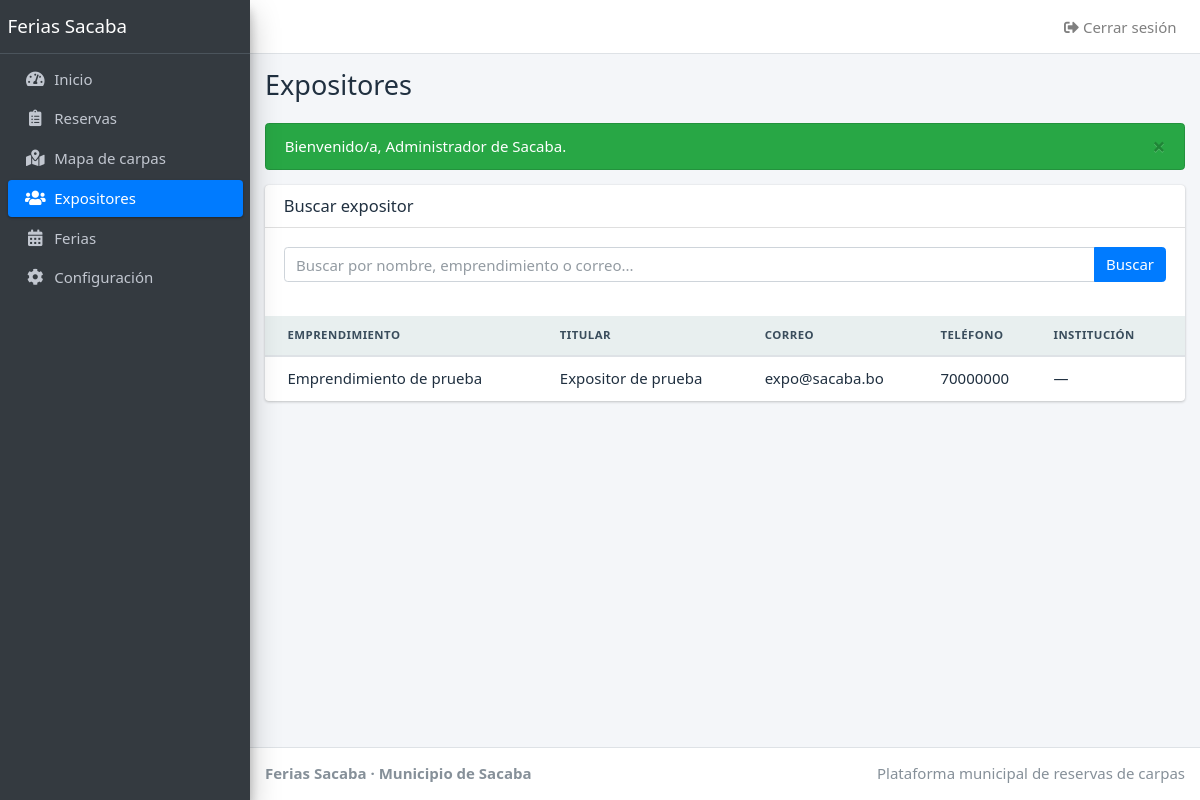
The page /index.php?ruta=admin/expositores (signed in) on the database its author committed.
### tables this page shows
CREATE TABLE expositores (
    id              INT AUTO_INCREMENT PRIMARY KEY,
    usuario_id      INT NOT NULL UNIQUE,
    institucion_id  INT NULL,
    emprendimiento  VARCHAR(120) NOT NULL,
    telefono        VARCHAR(15) NOT NULL,
    CONSTRAINT fk_expositores_usuario
        FOREIGN KEY (usuario_id) REFERENCES usuarios(id),
    CONSTRAINT fk_expositores_institucion
        FOREIGN KEY (institucion_id) REFERENCES instituciones(id)
);

CREATE TABLE usuarios (
    id            INT AUTO_INCREMENT PRIMARY KEY,
    nombre        VARCHAR(100) NOT NULL,
    email         VARCHAR(150) NOT NULL UNIQUE,
    password_hash VARCHAR(255) NOT NULL,
    rol           ENUM('administrador','usuario') NOT NULL DEFAULT 'usuario',
    activo        TINYINT(1) NOT NULL DEFAULT 1
);

### app/core/helpers.php (called while the page is built, shortened)
<?php
function e(mixed $valor): string
{
    return htmlspecialchars((string) ($valor ?? ''), ENT_QUOTES, 'UTF-8');
}
function url(string $ruta, array $parametros = []): string
{
    return 'index.php?' . http_build_query(['ruta' => $ruta] + $parametros);
}
function vista(string $nombre, array $datos = []): void
{
    extract($datos, EXTR_SKIP);
    require dirname(__DIR__) . '/views/' . $nombre . '.php';
}
function pedir_get(string $nombre): string
{
    $valor = $_GET[$nombre] ?? '';
    return is_string($valor) ? trim($valor) : '';
}

### app/controllers/PanelController.php (called while the page is built, shortened)
<?php
final class PanelController
{
    public function expositores(): void
    {
        $q = pedir_get('q');
        $expositores = (new Expositor())->listar();
        vista('admin/expositores', ['expositores' => $expositores, 'q' => $q]);
    }
}

### app/core/bootstrap.php (called while the page is built, shortened)
<?php
spl_autoload_register(static function (string $clase): void {
    $carpetas = ['/app/core/', '/app/controllers/', '/app/models/', '/app/services/', '/config/'];
    foreach ($carpetas as $carpeta) {
        $archivo = RAIZ_PROYECTO . $carpeta . $clase . '.php';
        if (is_file($archivo)) {
            return;
        }
    }
});
require_once __DIR__ . '/helpers.php';

### config/Database.php (called while the page is built, shortened)
<?php
final class Database
{
    private static ?PDO $conexion = null;
    public static function conectar(): PDO
    {
        if (self::$conexion === null) {
            $c = require __DIR__ . '/config.php';
            $dsn = sprintf(
                'mysql:host=%s;port=%s;dbname=%s;charset=utf8mb4',
                $c['db_host'],
                $c['db_port'],
                $c['db_name']
            );
            self::$conexion = new PDO($dsn, $c['db_user'], $c['db_pass'], [
                PDO::ATTR_ERRMODE            => PDO::ERRMODE_EXCEPTION,
                PDO::ATTR_DEFAULT_FETCH_MODE => PDO::FETCH_ASSOC,
                PDO::ATTR_EMULATE_PREPARES   => false,
            ]);
        }
        return self::$conexion;
    }
}

### app/models/Modelo.php (called while the page is built, shortened)
<?php
require_once __DIR__ . '/../../config/Database.php';
abstract class Modelo
{
    protected PDO $db;
    public function __construct()
    {
        $this->db = Database::conectar();
    }
    protected function consultar(string $sql, array $parametros = []): array
    {
        $consulta = $this->db->prepare($sql);
        $consulta->execute($parametros);
        return $consulta->fetchAll();
    }
}

### app/models/Expositor.php (called while the page is built, shortened)
<?php
require_once __DIR__ . '/Modelo.php';
final class Expositor extends Modelo
{
    public function listar(array $filtros = []): array
    {
        return $this->consultar(
            "SELECT e.id, e.usuario_id, e.emprendimiento, e.telefono,
                    u.nombre AS titular, u.email, u.activo,
                    (SELECT COUNT(*) FROM solicitudes s WHERE s.expositor_id = e.id) AS solicitudes
             FROM expositores e
             JOIN usuarios u ON u.id = e.usuario_id
             ORDER BY e.emprendimiento"
        );
    }
}

### app/views/admin/expositores.php (the view, shortened to what this page needs)
<?php
require __DIR__ . '/../layout/header.php';
?>
<div class="row">
    <div class="col-12">
        <div class="card">
            <div class="card-header">
                <h3 class="card-title">Buscar expositor</h3>
            </div>
            <div class="card-body">
                <form method="get" action="<?= url('admin/expositores') ?>" class="mb-3">
                    <div class="input-group">
                        <input type="text" name="q" class="form-control" value="<?= e($q) ?>" placeholder="Buscar por nombre, emprendimiento o correo...">
                        <div class="input-group-append">
                            <button class="btn btn-primary">Buscar</button>
                        </div>
                    </div>
                </form>
            </div>
            <div class="card-body p-0">
                <table class="table table-hover">
                    <thead>
                    <tr><th>Emprendimiento</th><th>Titular</th><th>Correo</th><th>Teléfono</th><th>Institución</th></tr>
                    </thead>
                    <tbody>
                    <?php foreach ($expositores as $e): ?>
                        <tr>
                            <td><?= e($e['emprendimiento'] ?? '') ?></td>
                            <td><?= e($e['titular'] ?? '') ?></td>
                            <td><?= e($e['email'] ?? '') ?></td>
                            <td><?= e($e['telefono'] ?? '') ?></td>
                            <td><?= e($e['institucion'] ?? '—') ?></td>
                        </tr>
                    <?php endforeach; ?>
                    </tbody>
                </table>
            </div>
        </div>
    </div>
</div>
<?php require __DIR__ . '/../layout/footer.php';

### public/css/admin.css (style rules this page uses)
:root { --primario: #154d4c; --primario-oscuro: #0e3938; --primario-suave: #e0efeb; --acento: #76a89e; --fondo: #f3f5f8; --superficie: #ffffff; --texto: #203040; --suave: #5a6875; --borde: #dce3e7; --borde-control: #b8c5c9; --cabecera-tabla: #e8efef; --peligro: #b42318; --peligro-suave: #fdecea; --ok: #1d6b45; --ok-suave: #e2f1e9; --aviso: #7a5200; --aviso-suave: #fff4ce; --naranja: #8f3f00; --naranja-suave: #ffe8d6; --info: #1d4f91; --info-suave: #e6effb; --morado: #5b2e91; --morado-suave: #efe7fa; --radio: 10px; --sombra: 0 1px 2px rgba(16, 40, 50, .06), 0 4px 14px rgba(16, 40, 50, .04); }
* { box-sizing: border-box; }
html { font-size: 15px; }
body { margin: 0; background: var(--fondo); color: var(--texto); font-family: system-ui, -apple-system, "Segoe UI", Roboto, Arial, sans-serif; line-height: 1.45; }
table { width: 100%; border-collapse: collapse; }
th, td { padding: 10px 12px; border-bottom: 1px solid #e6ebee; text-align: left; vertical-align: middle; }
th { background: var(--cabecera-tabla); color: #3a4d5c; font-size: .76rem; font-weight: 700; text-transform: uppercase; letter-spacing: .04em; white-space: nowrap; }
tbody tr:last-child td { border-bottom: 0; }
input, select, textarea { width: 100%; padding: 9px 11px; border: 1px solid var(--borde-control); border-radius: 8px; background: #fff; color: var(--texto); font: inherit; }

### rows shown on the page
expositores: emprendimiento "Emprendimiento de prueba", usuario.nombre "Expositor de prueba", usuario.email "expo@sacaba.bo", telefono "70000000", institucion "—"

### other values the page prints
$tituloPagina "Expositores"
$m['texto'] "Bienvenido/a, Administrador de Sacaba."
